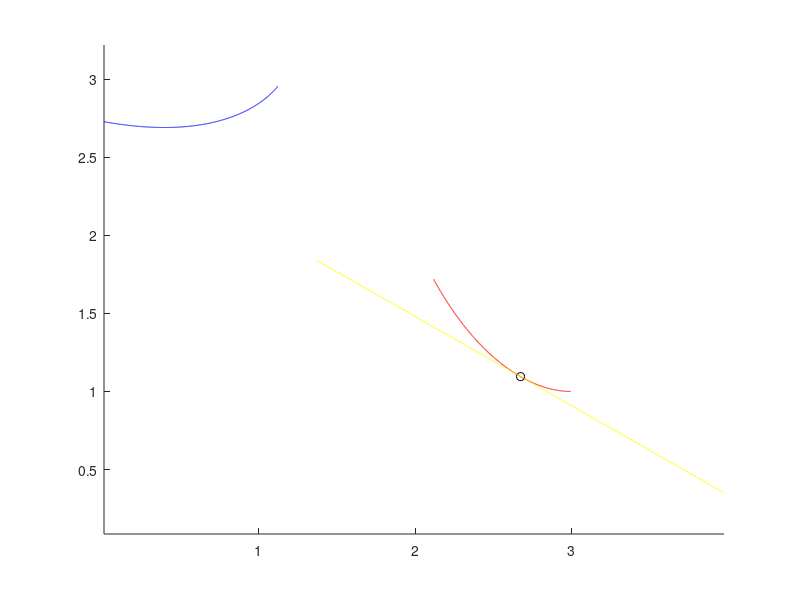

The MATLAB source for this figure:
%mh estrameni troxia me kokkino xrwma
arxi=5^(-11/3);
telos=3*(pi/8);
vima=5*10^(-4);
x0=2;
y0=1;

p=[arxi:vima:telos];
x=x0+exp(-p).*cos(p);
y=y0+log(1+p).*sin(p);

figure
hold on
plot(x,y,'r')

%estrameni troxia me mple xrwma
thita=((pi)^(1/2))/2;
pinakas_strofi=[cos(thita),-sin(thita);sin(thita),cos(thita)];
suntetagmenes=[x;y];
estramenes=pinakas_strofi*suntetagmenes;
x_estrameno=estramenes(1,:);
y_estrameno=estramenes(2,:);

plot(x_estrameno,y_estrameno,'b')

%efaptomeni mh estramenis troxias me kitrino sto 666o shmeio
ux=-exp(-p(666))*cos(p(666))+exp(-p(666))*(-sin(p(666)));
uy=(1/(1+p(666)))*sin(p(666))+log(1+p(666))*cos(p(666));

lamda=[-1.5:10^(-4):1.5];
uxMon=ux/sqrt(ux^2+uy^2);
uyMon=uy/sqrt(ux^2+uy^2);

ef_x=x(666)+lamda*uxMon;
ef_y=y(666)+lamda*uyMon;
plot(x(666),y(666),'ko')
plot(ef_x,ef_y,'y')
axis equal